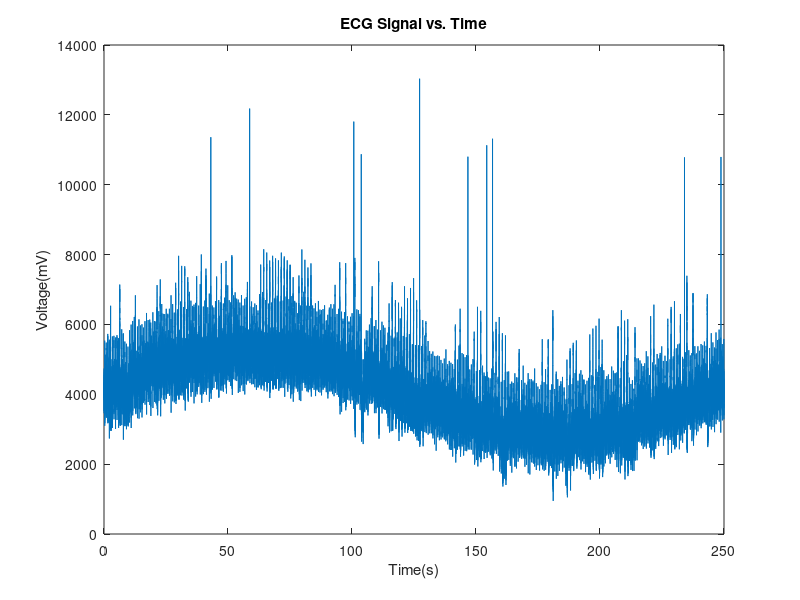
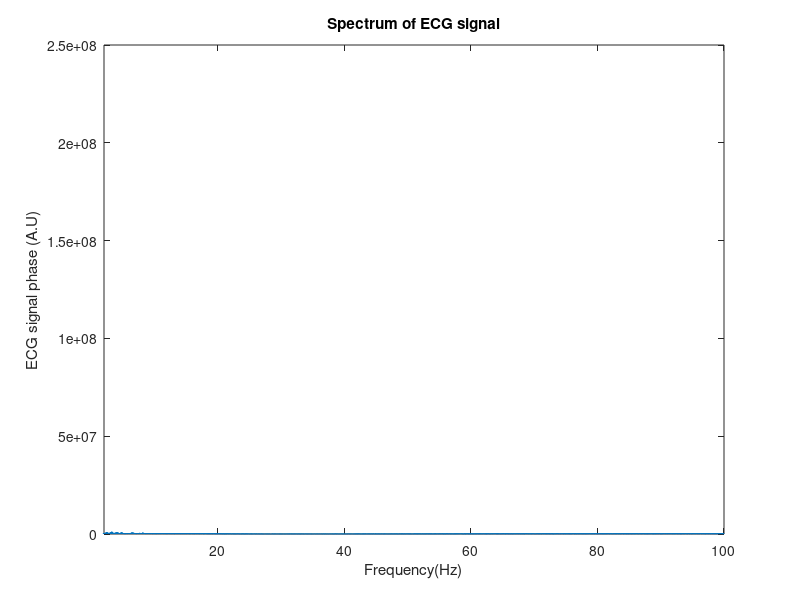

These figures' MATLAB source, in order: (Note: this script raises an error after producing the figures.)
%Final Project
load('ecgproject.mat')
f = 200; %ECG Signal frequency
T = 1/f;  %Period of signal
x = ecg1*(1000/500); %ECG signal
s = length(x)*T-0.001; %signal end time
n = [0:T:s]; %signal time

figure
plot(n,x)
title('ECG Signal vs. Time')
xlabel('Time(s)')
ylabel('Voltage(mV)') %Plots ECG signal vs time

N = length(x); %Points for FFT
X = (fft(x,N));
X2 = abs(fftshift(X)); %Creates spectrum plot
F = f*[-N/2:N/2-1]/N; %frequency axis 
figure
plot(F,X2) %Plot for spectrum analysis
title('Spectrum of ECG signal')
xlabel('Frequency(Hz)')
ylabel('ECG signal phase (A.U)')
xlim([2 100])

%From inspection can see that the signal has a useful frequency content
%between 0.05-15 Hz
nf = f/2; %Nyquist freq
wo = 50/nf;%removes interference at 50 Hz
q = 35; %Q factor
bw = wo/q; %bandwith
[b,a] = iirnotch(wo,bw); %creates notch filter
s1 = filtfilt(b,a,x); %filters signal
Wp = [3.8/nf 15/nf]; %passband freq
Ws = [0.00001 0.999999]; %stopband freq
Rp = 0.5; %Ripple passband
Rs = 60; %Lowpass attenuation
[n1,Wc] = ellipord(Wp,Ws,Rp,Rs); %creates bandpass elliptic order filter
[b1, a1] = ellip(n1,Rp,Rs,Wc);
ecg2 = filtfilt(b1,a1,s1);  %filters notch


figure
plot(n,ecg2)
title('Filtered ECG Signal vs. Time')
xlabel('Time(s)')
ylabel('Voltage(mV)') %Plots filtered ECG signal vs time

%ECG Manipulation to find and segment data
absv = abs(ecg2); %rectification of signal
Wn = 5/nf;
[B,A] = butter(3, Wn); %3rd order Butterworth filter
esignal1 = filtfilt(B,A,absv);

l1 = 0.25;%time of noise before real signal activation
esignal = esignal1;
thresholdv = mean(esignal(n<l1)) + 3*std(esignal(n<l1));%threshold value 
actsignal = esignal > thresholdv;
actsignal(n < l1) = 0; %creates activation signal
me = esignal/max(esignal); %normalizes the enveloped signal 
acttime = n(find(diff(actsignal)== 1)); %points of activation
%%ti = 0.47;

%Plots enveloped signal
figure
plot(n,me)%normalized envelope signal
hold on
plot(n,actsignal)
xlabel('Time(s)')
ylabel('Voltage(mV)')
title('Envelope and Activation Signal vs Time')
legend('Envelope Signal','Activation Signal')

%plots ECG signal with segmented R waves
figure
plot(n,ecg2)
hold on
plot(n,actsignal.*max(ecg2))
xlabel('Time(s)')
ylabel('Voltage(mV)')
title('ECG and Activation Signal vs Time')
legend('ECG Signal','Activation Signal')

%2 features
[peaks,locs]=findpeaks(ecg2,f,'MinPeakHeight',2.325*thresholdv);
[peaks1,locs1]=findpeaks(ecg2,f,'MinPeakDistance',0.47);

%time variabilty feature
figure
plot(n,ecg2)
hold on
plot(n,actsignal.*max(ecg2))
hold on
plot(locs1,peaks1,'o')
xlabel('Time(s)')
ylabel('Voltage(mV)')
title('ECG and Activation ECG Signal vs Time')
legend('ECG Signal','Activation Signal','Beats')

%peak-height feature
figure
plot(n,ecg2)
hold on
plot(n,actsignal.*max(ecg2))
hold on
plot(locs,peaks,'o')
xlabel('Time(s)')
ylabel('Voltage(mV)')
title('Envelope and Activation ECG Signal vs Time')
legend('Enevelope Signal','Activation Signal','Beats')

%Classification Boundary Line
clb = ones(400)*3*thresholdv;


figure
plot(n,ecg2)
hold on
plot(n,actsignal.*max(ecg2))
hold on
plot(locs1,peaks1, 'o')
hold on
plot(locs1,clb,'--')
xlabel('Time(s)')
ylabel('Voltage(mV)')
title('ECG and Activation ECG Signal vs Time')
legend('Enevelope Signal','Activation Signal','Beats', 'Classification boundary line')


figure
plot(n,ecg2)
hold on
plot(n,actsignal.*max(ecg2))
hold on
plot(locs,peaks, 'o')
hold on
plot(locs,clb,'--')
xlabel('Time(s)')
ylabel('Voltage(mV)')
title('ECG and Activation ECG Signal vs Time')
legend('Enevelope Signal','Activation Signal','Beats', 'Classification boundary line')

%Classification Graph
figure
plot(peaks,locs,'o')
hold on
plot(clb,locs,'--')
xlabel('Location(A.U)')
ylabel('Beats(A.U)')
title('Classification Graph')
legend('Beats','Classification boundary line')

figure
plot(locs,peaks,'o')
hold on
plot(locs,clb,'--')
xlabel('Time(s)')
ylabel('Beat Amplitude(mV)')
title('Classification Graph')
legend('Beats','Classification boundary line')

%for feature 1
pvcp1 = peaks1 > 3*thresholdv; %Most PVC beats would be above this.
pvcp1 = pvcp1';

%for feature 2
pvcp = peaks > 3*thresholdv; %Most PVC beats would be above this.
pvcp = pvcp';

match = 0;
match1 = 0;

TP = 0;
FP = 0;
TN = 0;
FN = 0;

lengthy = [1:400];

for i = lengthy
    if pvcp(i) == isPVC(i)
        match = match +1;
    end  
end %Checks performance of test set

accuracy = (match/400)*100;
%printf('The classification model performance of feature 2 is %1.3f % accurate.',accuracy)
disp(accuracy)

nonPVC = peaks < 3*thresholdv;
nonPVC = nonPVC';

for i = lengthy
    if pvcp(i) == isPVC(i)
        match1 = match1 +1;
    end  
end %Checks performance of test sets

accuracy1 = (match1/400)*100;
disp(accuracy1)

%performances were the same so going with classification method using
%height
for i = lengthy
    if (pvcp(i) == 1 && isPVC(i) == 1)
        TP = TP+1;
    elseif (pvcp(i) == 1 && isPVC(i) == 0)
        FP = FP+1;
    elseif (pvcp(i) == 0 && isPVC(i) == 0)
        TN = TN+1;
    elseif (pvcp(i) == 0 && isPVC(i) == 1)
        FN = FN+1;
    end
end
TP
FP
TN
FN

sensitivity = TP/(FP+FN)%chance of identifying an actual PVC
specifity = TN/(FP+TN)%chance of identifying a non PVC
accuracy = (TP+TN)/(TN+FP+FN+FP)%The accuracy of the classification method